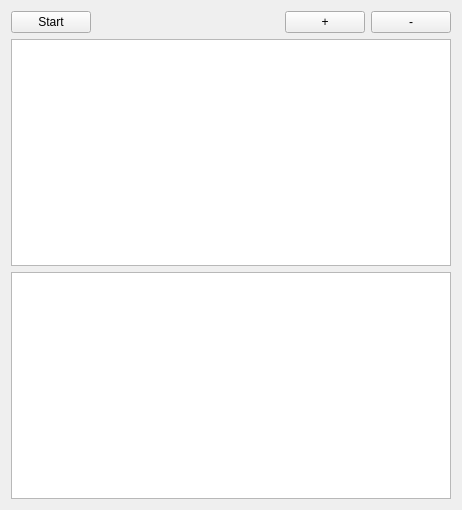
<?xml version="1.0" encoding="UTF-8"?>
<ui version="4.0">
 <class>MainWindow</class>
 <widget class="QMainWindow" name="MainWindow">
  <property name="geometry">
   <rect>
    <x>0</x>
    <y>0</y>
    <width>462</width>
    <height>510</height>
   </rect>
  </property>
  <property name="windowTitle">
   <string>MainWindow</string>
  </property>
  <widget class="QWidget" name="centralWidget">
   <layout class="QVBoxLayout" name="verticalLayout_2">
    <item>
     <layout class="QHBoxLayout" name="horizontalLayout">
      <item>
       <widget class="QPushButton" name="pushButtonStart">
        <property name="text">
         <string>Start</string>
        </property>
       </widget>
      </item>
      <item>
       <spacer name="horizontalSpacer">
        <property name="orientation">
         <enum>Qt::Horizontal</enum>
        </property>
        <property name="sizeHint" stdset="0">
         <size>
          <width>40</width>
          <height>20</height>
         </size>
        </property>
       </spacer>
      </item>
      <item>
       <widget class="QPushButton" name="pushButtonAdd">
        <property name="text">
         <string>+</string>
        </property>
       </widget>
      </item>
      <item>
       <widget class="QPushButton" name="pushButtonDel">
        <property name="text">
         <string>-</string>
        </property>
       </widget>
      </item>
     </layout>
    </item>
    <item>
     <widget class="QTreeWidget" name="treeWidget">
      <property name="rootIsDecorated">
       <bool>false</bool>
      </property>
      <attribute name="headerVisible">
       <bool>false</bool>
      </attribute>
      <column>
       <property name="text">
        <string>Module</string>
       </property>
      </column>
     </widget>
    </item>
    <item>
     <widget class="QPlainTextEdit" name="plainTextEditLog"/>
    </item>
   </layout>
  </widget>
 </widget>
 <layoutdefault spacing="6" margin="11"/>
 <resources/>
 <connections/>
</ui>
